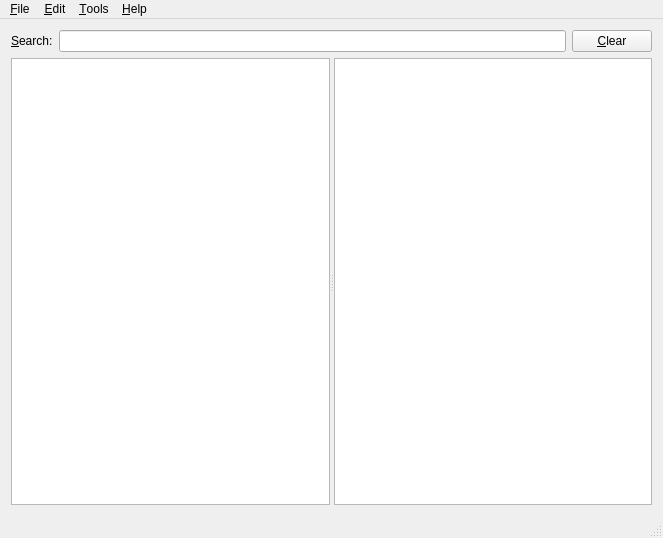
<?xml version="1.0" encoding="UTF-8"?>
<ui version="4.0">
 <class>MainWindow</class>
 <widget class="QMainWindow" name="MainWindow">
  <property name="geometry">
   <rect>
    <x>0</x>
    <y>0</y>
    <width>663</width>
    <height>538</height>
   </rect>
  </property>
  <property name="windowTitle">
   <string>Compass Password Manager</string>
  </property>
  <property name="styleSheet">
   <string notr="true"/>
  </property>
  <widget class="QWidget" name="centralWidget">
   <layout class="QGridLayout" name="gridLayout">
    <item row="1" column="0">
     <widget class="QSplitter" name="mainSplitter">
      <property name="orientation">
       <enum>Qt::Horizontal</enum>
      </property>
      <widget class="QTableView" name="categoryView">
       <property name="alternatingRowColors">
        <bool>true</bool>
       </property>
       <attribute name="horizontalHeaderVisible">
        <bool>false</bool>
       </attribute>
       <attribute name="horizontalHeaderCascadingSectionResizes">
        <bool>false</bool>
       </attribute>
       <attribute name="horizontalHeaderShowSortIndicator" stdset="0">
        <bool>false</bool>
       </attribute>
       <attribute name="verticalHeaderDefaultSectionSize">
        <number>30</number>
       </attribute>
       <attribute name="verticalHeaderMinimumSectionSize">
        <number>17</number>
       </attribute>
      </widget>
      <widget class="QTableView" name="entryView">
       <property name="alternatingRowColors">
        <bool>true</bool>
       </property>
       <property name="sortingEnabled">
        <bool>true</bool>
       </property>
       <property name="wordWrap">
        <bool>false</bool>
       </property>
       <attribute name="horizontalHeaderVisible">
        <bool>false</bool>
       </attribute>
       <attribute name="horizontalHeaderCascadingSectionResizes">
        <bool>false</bool>
       </attribute>
       <attribute name="horizontalHeaderDefaultSectionSize">
        <number>100</number>
       </attribute>
       <attribute name="horizontalHeaderMinimumSectionSize">
        <number>23</number>
       </attribute>
       <attribute name="horizontalHeaderShowSortIndicator" stdset="0">
        <bool>true</bool>
       </attribute>
       <attribute name="verticalHeaderCascadingSectionResizes">
        <bool>false</bool>
       </attribute>
       <attribute name="verticalHeaderDefaultSectionSize">
        <number>30</number>
       </attribute>
       <attribute name="verticalHeaderMinimumSectionSize">
        <number>17</number>
       </attribute>
      </widget>
     </widget>
    </item>
    <item row="0" column="0">
     <widget class="QWidget" name="widget" native="true">
      <property name="sizePolicy">
       <sizepolicy hsizetype="Preferred" vsizetype="Fixed">
        <horstretch>0</horstretch>
        <verstretch>0</verstretch>
       </sizepolicy>
      </property>
      <property name="minimumSize">
       <size>
        <width>0</width>
        <height>0</height>
       </size>
      </property>
      <layout class="QHBoxLayout" name="horizontalLayout_8">
       <property name="leftMargin">
        <number>0</number>
       </property>
       <property name="topMargin">
        <number>0</number>
       </property>
       <property name="rightMargin">
        <number>0</number>
       </property>
       <property name="bottomMargin">
        <number>0</number>
       </property>
       <item>
        <widget class="QLabel" name="searchLabel">
         <property name="text">
          <string>&amp;Search:</string>
         </property>
         <property name="buddy">
          <cstring>searchEdit</cstring>
         </property>
        </widget>
       </item>
       <item>
        <widget class="QLineEdit" name="searchEdit"/>
       </item>
       <item>
        <widget class="QPushButton" name="clearButton">
         <property name="text">
          <string>&amp;Clear</string>
         </property>
        </widget>
       </item>
      </layout>
     </widget>
    </item>
   </layout>
  </widget>
  <widget class="QStatusBar" name="statusBar"/>
  <widget class="QMenuBar" name="menuBar">
   <property name="geometry">
    <rect>
     <x>0</x>
     <y>0</y>
     <width>663</width>
     <height>20</height>
    </rect>
   </property>
   <widget class="QMenu" name="menuFile">
    <property name="title">
     <string>&amp;File</string>
    </property>
    <addaction name="newDatabaseAction"/>
    <addaction name="openDatabaseAction"/>
    <addaction name="closeDatabaseAction"/>
    <addaction name="separator"/>
    <addaction name="importDatabaseAction"/>
    <addaction name="exportDatabaseAction"/>
    <addaction name="separator"/>
    <addaction name="changeMasterPasswordAction"/>
    <addaction name="exitAction"/>
   </widget>
   <widget class="QMenu" name="menuHelp">
    <property name="title">
     <string>&amp;Help</string>
    </property>
    <addaction name="aboutAction"/>
   </widget>
   <widget class="QMenu" name="menuEdit">
    <property name="title">
     <string>&amp;Edit</string>
    </property>
    <addaction name="addEntryAction"/>
    <addaction name="editEntryAction"/>
    <addaction name="removeEntryAction"/>
    <addaction name="separator"/>
    <addaction name="copyUsernameAction"/>
    <addaction name="copyPasswordAction"/>
    <addaction name="separator"/>
    <addaction name="copyEntryAction"/>
    <addaction name="pasteEntryAction"/>
    <addaction name="separator"/>
    <addaction name="addToExportListAction"/>
    <addaction name="removeFromExportListAction"/>
    <addaction name="separator"/>
    <addaction name="addCategoryAction"/>
    <addaction name="editCategoryAction"/>
    <addaction name="removeCategoryAction"/>
    <addaction name="separator"/>
    <addaction name="separator"/>
    <addaction name="findInDatabaseAction"/>
    <addaction name="separator"/>
   </widget>
   <widget class="QMenu" name="menu_Tools">
    <property name="title">
     <string>&amp;Tools</string>
    </property>
    <addaction name="optionsAction"/>
    <addaction name="passwordGeneratorAction"/>
   </widget>
   <addaction name="menuFile"/>
   <addaction name="menuEdit"/>
   <addaction name="menu_Tools"/>
   <addaction name="menuHelp"/>
  </widget>
  <action name="newDatabaseAction">
   <property name="text">
    <string>&amp;New</string>
   </property>
   <property name="toolTip">
    <string>Create new database file</string>
   </property>
   <property name="shortcut">
    <string>Ctrl+N</string>
   </property>
  </action>
  <action name="exitAction">
   <property name="text">
    <string>E&amp;xit</string>
   </property>
   <property name="shortcut">
    <string>Ctrl+Q</string>
   </property>
  </action>
  <action name="aboutAction">
   <property name="text">
    <string>&amp;About</string>
   </property>
  </action>
  <action name="openDatabaseAction">
   <property name="text">
    <string>&amp;Open</string>
   </property>
   <property name="toolTip">
    <string>Opens existing database file</string>
   </property>
   <property name="shortcut">
    <string>Ctrl+O</string>
   </property>
  </action>
  <action name="addEntryAction">
   <property name="text">
    <string>&amp;Add Entry</string>
   </property>
   <property name="toolTip">
    <string>Adds a new entry</string>
   </property>
   <property name="shortcut">
    <string>Ctrl+A</string>
   </property>
  </action>
  <action name="removeEntryAction">
   <property name="text">
    <string>&amp;Remove Entry</string>
   </property>
   <property name="toolTip">
    <string>Removes entry</string>
   </property>
   <property name="shortcut">
    <string>Del</string>
   </property>
  </action>
  <action name="editEntryAction">
   <property name="text">
    <string>&amp;Edit/View Entry</string>
   </property>
   <property name="toolTip">
    <string>Edits/Views Entry</string>
   </property>
   <property name="shortcut">
    <string>Ctrl+E</string>
   </property>
  </action>
  <action name="addCategoryAction">
   <property name="text">
    <string>Add &amp;Category</string>
   </property>
   <property name="toolTip">
    <string>Adds a new category</string>
   </property>
   <property name="shortcut">
    <string>Ctrl+Shift+A</string>
   </property>
  </action>
  <action name="removeCategoryAction">
   <property name="text">
    <string>Re&amp;move Category</string>
   </property>
   <property name="toolTip">
    <string>Removes category</string>
   </property>
   <property name="shortcut">
    <string>Ctrl+Shift+R</string>
   </property>
  </action>
  <action name="editCategoryAction">
   <property name="text">
    <string>Edit/&amp;View Category</string>
   </property>
   <property name="toolTip">
    <string>Edits/Views category</string>
   </property>
   <property name="shortcut">
    <string>Ctrl+Shift+E</string>
   </property>
  </action>
  <action name="findInDatabaseAction">
   <property name="text">
    <string>&amp;Find in Database</string>
   </property>
   <property name="toolTip">
    <string>Finds in Database</string>
   </property>
   <property name="shortcut">
    <string>Ctrl+F</string>
   </property>
  </action>
  <action name="copyUsernameAction">
   <property name="text">
    <string>Copy &amp;Username</string>
   </property>
   <property name="toolTip">
    <string>Copy username to clipboard</string>
   </property>
   <property name="shortcut">
    <string>Ctrl+Shift+V</string>
   </property>
  </action>
  <action name="copyPasswordAction">
   <property name="text">
    <string>Copy &amp;Password</string>
   </property>
   <property name="toolTip">
    <string>Copy password to clipboard</string>
   </property>
   <property name="shortcut">
    <string>Ctrl+Shift+C</string>
   </property>
  </action>
  <action name="addToExportListAction">
   <property name="text">
    <string>&amp;Add To Export List</string>
   </property>
   <property name="toolTip">
    <string>Adds entry to the export list</string>
   </property>
   <property name="shortcut">
    <string>Ctrl+X</string>
   </property>
  </action>
  <action name="removeFromExportListAction">
   <property name="text">
    <string>&amp;Remove From Export List</string>
   </property>
   <property name="toolTip">
    <string>Removes entry from the export list</string>
   </property>
   <property name="shortcut">
    <string>Ctrl+Shift+X</string>
   </property>
  </action>
  <action name="exportDatabaseAction">
   <property name="text">
    <string>&amp;Export</string>
   </property>
   <property name="toolTip">
    <string>Export selected entries to the database file</string>
   </property>
   <property name="shortcut">
    <string>Ctrl+L</string>
   </property>
  </action>
  <action name="importDatabaseAction">
   <property name="text">
    <string>&amp;Import</string>
   </property>
   <property name="toolTip">
    <string>Import database file</string>
   </property>
   <property name="shortcut">
    <string>Ctrl+I</string>
   </property>
  </action>
  <action name="closeDatabaseAction">
   <property name="text">
    <string>&amp;Close</string>
   </property>
   <property name="toolTip">
    <string>Close database file</string>
   </property>
  </action>
  <action name="changeMasterPasswordAction">
   <property name="text">
    <string>Change Master &amp;Password</string>
   </property>
   <property name="toolTip">
    <string>Changes master password of database file</string>
   </property>
  </action>
  <action name="addCategoryToExportListAction">
   <property name="text">
    <string>&amp;Add Category To Export List</string>
   </property>
   <property name="toolTip">
    <string>Adds category to the export list</string>
   </property>
  </action>
  <action name="removeCategoryFromExportListAction">
   <property name="text">
    <string>&amp;Remove Category From Export List</string>
   </property>
   <property name="toolTip">
    <string>Removes category from the export list</string>
   </property>
  </action>
  <action name="optionsAction">
   <property name="text">
    <string>&amp;Options...</string>
   </property>
   <property name="toolTip">
    <string>Program options</string>
   </property>
  </action>
  <action name="passwordGeneratorAction">
   <property name="text">
    <string>&amp;Password Generator</string>
   </property>
   <property name="shortcut">
    <string>Ctrl+G</string>
   </property>
  </action>
  <action name="copyEntryAction">
   <property name="text">
    <string>&amp;Copy Entry</string>
   </property>
   <property name="toolTip">
    <string>Copy entry</string>
   </property>
   <property name="shortcut">
    <string>Ctrl+C</string>
   </property>
  </action>
  <action name="pasteEntryAction">
   <property name="text">
    <string>&amp;Paste Entry</string>
   </property>
   <property name="toolTip">
    <string>Paste entry</string>
   </property>
   <property name="shortcut">
    <string>Ctrl+V</string>
   </property>
  </action>
 </widget>
 <layoutdefault spacing="6" margin="11"/>
 <tabstops>
  <tabstop>searchEdit</tabstop>
  <tabstop>clearButton</tabstop>
  <tabstop>categoryView</tabstop>
  <tabstop>entryView</tabstop>
 </tabstops>
 <resources/>
 <connections/>
</ui>
